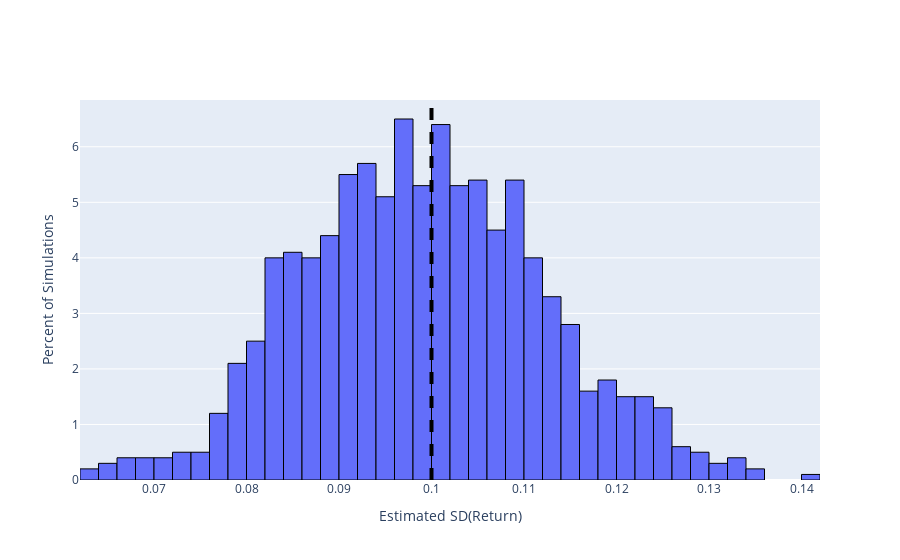

The code cell stored with this chart in its notebook:
### Markdown cell above
Let's switch the calculation function to be the standard deviation of the returns.

### Code cell
N_SIMS=1000
# Simulate a single realization and do calculation(s)
def sim_calc(mean, sd, n_time):
    rets = norm.rvs(loc=mean, scale=sd, size=n_time)
    return np.std(rets,ddof=True)    

# Collect N_SIMS runs of the simulation function
sims = pd.DataFrame(dtype=float,columns=['sd_ret'],index=np.arange(N_SIMS))
for s in sims.index:
    sims.loc[s] = sim_calc(MN,SD,T)

# Summarize simulated output
output = sims.sd_ret
print(f'Average of simulated output: {output.mean(): .4f}')

# Plot the distribution of output
fig = go.Figure()
trace= go.Histogram(x=sims.sd_ret, histnorm='percent',hovertemplate="<br>%{y:.2}% of simulations <br><extra></extra>")
fig.add_trace(trace)
fig.update_traces(marker_line_width=1, marker_line_color='black')
fig.layout.xaxis["title"] = "Estimated SD(Return)"
fig.layout.yaxis["title"] = "Percent of Simulations"
fig.add_vline(x=SD, line_width=4, line_dash="dash", line_color="black")
fig.show()

### Figure 1 — Plotly figure (JSON) as saved in the notebook; plotly's stock layout.template omitted (floating-point values rounded to 4 significant figures; data arrays with more than 128 entries replaced by an {"elided": "..."} marker saying what was removed)
{"data": [{"histnorm": "percent", "hovertemplate": "<br>%{y:.2}% of simulations <br><extra></extra>", "marker": {"line": {"color": "black", "width": 1}}, "type": "histogram", "x": {"elided": "1000 float values"}}], "layout": {"shapes": [{"line": {"color": "black", "dash": "dash", "width": 4}, "type": "line", "x0": 0.1, "x1": 0.1, "xref": "x", "y0": 0, "y1": 1, "yref": "y domain"}], "xaxis": {"title": {"text": "Estimated SD(Return)"}}, "yaxis": {"title": {"text": "Percent of Simulations"}}}}
